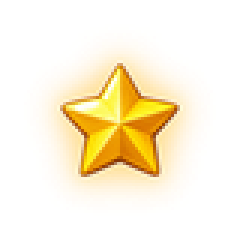
#> input picture design/constellation-stars/out1/star-a-lit@2x.png, 80 x 80 px, found by its file name (shown 3 times larger); its folder holds 3 pictures in this run
$ python compose_real.py out.png
#> lines starting #> are read from the running program, lines starting #| are printed output that depends on the picture
"""Option sheets for the realistic stars: Wormzer's card as the tab draws it, all lit /
partly lit / none lit, for the first painted try (A) and the real-sky options r1-r3.

python compose_real.py <out dir>
"""
import sys, math
sys.path.insert(0, "C:/Coding/BYMR/backyard-monsters-refitted/.claude/skills/game-art/scripts")
from PIL import Image, ImageDraw, ImageFilter, ImageChops, ImageFont
import artlib

OUT = sys.argv[1]
HERE = "C:/Coding/BYMR/worktrees/star-art/design/constellation-stars"
WEB = "C:/Coding/BYMR/worktrees/star-art/web/public"
STARS = [(95, 24), (95, 45), (52, 85), (45, 118), (73, 142), (97, 100), (133, 127), (178, 100), (145, 70), (125, 55)]
LINES = [(0, 1), (1, 2), (2, 3), (3, 4), (4, 6), (6, 7), (7, 8), (8, 9), (9, 1), (1, 5)]
FW, FH = 200, 170
SS = 4
# Each star's colour, by its number (blue-white, white, pale gold), as the game does.
TINT = ["white", "blue", "white", "gold", "blue", "white", "gold", "blue", "white", "gold"]
# Box units per picture (the card is 200 units across ~170 css px): 128 px pictures = 47 units.
REAL = {"lit": 47, "next": 47, "dim": 23.5}
PAINTED = {"lit": 32, "next": 34, "dim": 26}
TRIM = 6  # real lines stop short of each star, like a star map


def sky(w, h):
    im = Image.new("RGB", (w, h))
    px = im.load()
    a, b, c = (0x22, 0x34, 0x6e), (0x12, 0x1b, 0x3d), (0x0a, 0x10, 0x28)
    for y in range(h):
        for x in range(w):
            dd = min(1, math.hypot((x - w / 2) / (w * 0.9), y / (h * 1.6)))
            t, p, q = (dd / 0.55, a, b) if dd < 0.55 else ((dd - 0.55) / 0.45, b, c)
            px[x, y] = tuple(round(p[i] + (q[i] - p[i]) * t) for i in range(3))
    return im.convert("RGBA")


def monster(w, h):
    pic = Image.open(f"{WEB}/portraits/C13.webp").convert("RGBA")
    s = min(w / pic.width, h / pic.height)
    pic = pic.resize((round(pic.width * s), round(pic.height * s)), Image.LANCZOS)
    layer = Image.new("RGBA", (w, h), (0, 0, 0, 0))
    layer.alpha_composite(pic, ((w - pic.width) // 2, (h - pic.height) // 2))
    mask = Image.new("L", (w, h))
    mp = mask.load()
    for y in range(h):
        for x in range(w):
            dd = math.hypot((x - w / 2) / (w / 2), (y - h / 2) / (h / 2))
            mp[x, y] = 255 if dd <= 0.55 else max(0, round(255 * (1 - (dd - 0.55) / 0.45)))
    layer.putalpha(ImageChops.multiply(layer.getchannel("A"), mask).point(lambda p: round(p * 0.28)))
    return layer


CACHE = {}
def pic(path, px):
    k = (path, px)
    if k not in CACHE:
        CACHE[k] = Image.open(path).convert("RGBA").resize((px, px), Image.LANCZOS)
    return CACHE[k]


def star_file(opt, state, i):
    opt = "r1" if opt == "r1d" else opt
    if opt == "a":
        return f"{HERE}/out1/star-a-{state}@2x.png"
    if state == "lit":
        return f"{HERE}/real/out/star-{opt}-lit-{TINT[i]}@2x.png"
    return f"{HERE}/real/out/star-{opt}-{state}@2x.png"


def small_file(opt, on):
    opt = "r1" if opt == "r1d" else opt
    if opt == "a":
        return f"{HERE}/out1/star-a-{'lit' if on else 'dim'}-small@2x.png"
    return f"{HERE}/real/out/star-{opt}-{'lit' if on else 'dim'}-small@2x.png"


def card(opt, lit, nxt, width):
#> called with opt = 'a', lit = 10, width = 170
    k = width / FW
    W, H = round(FW * k), round(FH * k)
    K = k * SS
    big = Image.new("RGBA", (W * SS, H * SS), (0, 0, 0, 0))
#> big: PIL image 680x576 RGBA; every value is 0
    glow = Image.new("RGBA", big.size, (0, 0, 0, 0))
    d, gd = ImageDraw.Draw(big), ImageDraw.Draw(glow)
    for a, b in LINES:
        on = a < lit and b < lit
        (x1, y1), (x2, y2) = STARS[a], STARS[b]
        if opt != "a":
            ln = math.hypot(x2 - x1, y2 - y1)
            t = min(TRIM / ln, 0.4)
            x1, y1, x2, y2 = x1 + (x2 - x1) * t, y1 + (y2 - y1) * t, x2 - (x2 - x1) * t, y2 - (y2 - y1) * t
        p = [(x1 * K, y1 * K), (x2 * K, y2 * K)]
        if opt == "a":
            if on:
                gd.line(p, fill=(255, 200, 90, 200), width=round(5 * K))
                d.line(p, fill=(255, 226, 140, 255), width=round(1.8 * K))
            else:
                d.line(p, fill=(170, 190, 255, 50), width=round(1.2 * K))
        elif on:
            gd.line(p, fill=(255, 225, 170, 170), width=round(3.5 * K))
            d.line(p, fill=(255, 244, 222, 205), width=round(0.9 * K))
        else:
            d.line(p, fill=(170, 190, 255, 38), width=round(0.8 * K))
    glow = glow.filter(ImageFilter.GaussianBlur(2.2 * K))
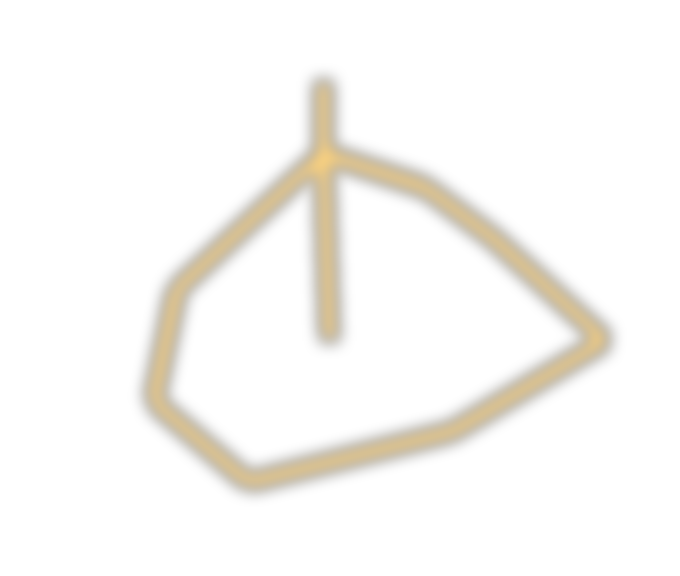
#> glow: PIL image 680x576 RGBA; mean R, G, B, A 15.2, 11.9, 5.4, 11.9; transparent parts drawn white
    glow.alpha_composite(big)
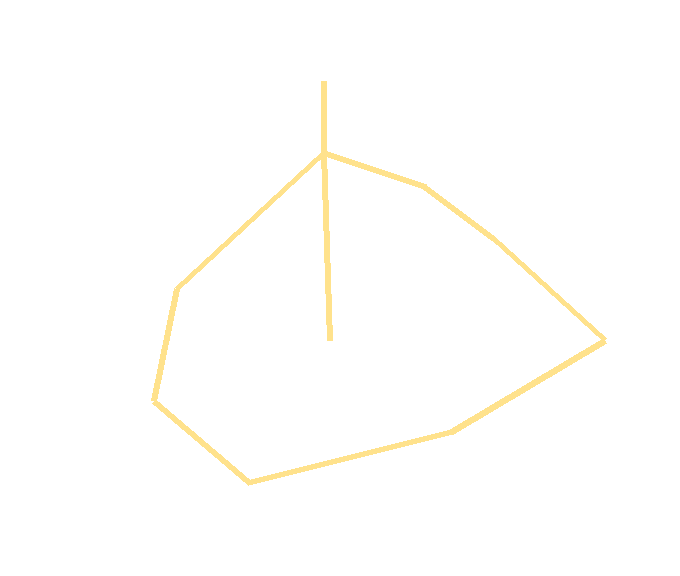
#> big: PIL image 680x576 RGBA; mean R, G, B, A 5.2, 4.6, 2.8, 5.2; transparent parts drawn white
    big = glow
    d = ImageDraw.Draw(big)
    sizes = PAINTED if opt == "a" else REAL
    for i, (x, y) in enumerate(STARS):
        state = "lit" if i < lit else "next" if i == nxt else "dim"
        px = round(sizes[state] * K)
        big.alpha_composite(pic(star_file(opt, state, i), px), (round(x * K - px / 2), round(y * K - px / 2)))
#> in pic, `return CACHE[k]`:
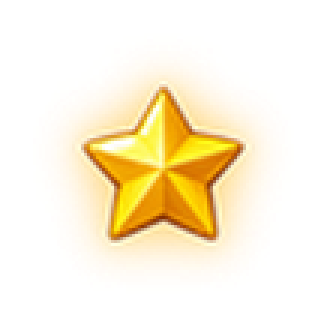
#> returned value: PIL image 109x109 RGBA (shown 3 times larger); mean R, G, B, A 128.1, 103.8, 43.2, 50.2; transparent parts drawn white
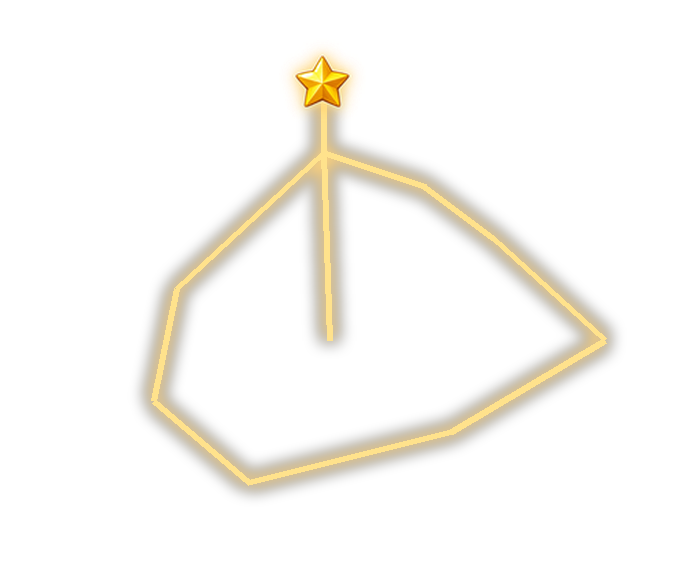
#> big: PIL image 680x576 RGBA; mean R, G, B, A 19.8, 16.2, 7.9, 15.4; transparent parts drawn white
    if nxt is not None:
        x, y = STARS[nxt]
        ty = y + 24 if y < 32 else y - 19
        tx = min(max(x, 23), FW - 23)
        d.rounded_rectangle([(tx - 22) * K, (ty - 11) * K, (tx + 22) * K, (ty + 7) * K], radius=9 * K, fill=(232, 118, 28, 255))
        f = ImageFont.truetype("C:/Windows/Fonts/seguisb.ttf", round(12 * K))
        fs = ImageFont.truetype("C:/Windows/Fonts/seguisym.ttf", round(12 * K))
        sw, nw = d.textlength("\u2605", font=fs), d.textlength("25", font=f)
        x0 = tx * K - (sw + nw) / 2
        d.text((x0, (ty - 2) * K), "\u2605", font=fs, fill="white", anchor="lm")
        d.text((x0 + sw, (ty - 2) * K), "25", font=f, fill="white", anchor="lm")
    out = sky(W, H)
#> in sky, `im = Image.new("RGB", (w, h))`: im: PIL image 170x144 RGB; every value is 0
#> in sky, `return im.convert("RGBA")`:
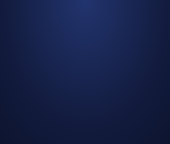
#> returned value: PIL image 170x144 RGBA; mean R, G, B, A 21.2, 32.1, 71, 255
    if opt in ("r3", "r1d"):
        out.alpha_composite(Image.open(f"{HERE}/real/out/dust@2x.png").resize((W, H), Image.LANCZOS))
    out.alpha_composite(monster(W, H))
    out.alpha_composite(big.resize((W, H), Image.LANCZOS))
    return out


def count_row(opt, lit, scale, cell_css=10):
    cell = round(cell_css * scale)
    im = Image.new("RGBA", (5 * cell, 2 * cell), (0, 0, 0, 0))
    for s in range(10):
        im.alpha_composite(pic(small_file(opt, s < lit), cell), ((s // 2) * cell, (s % 2) * cell))
    return im


def plate(opt, lit, width, scale):
    im = sky(width, round(26 * scale))
    d = ImageDraw.Draw(im)
    f = artlib.font(round(11 * scale))
    row = count_row(opt, lit, scale)
    tw, vw = d.textlength("Wormzer", font=f), d.textlength("+8%", font=f)
    x = (width - (tw + vw + row.width + 8 * scale)) / 2
    cy = im.height / 2
    d.text((x, cy), "Wormzer", font=f, fill=(232, 236, 255), anchor="lm")
    im.alpha_composite(row, (round(x + tw + 4 * scale), round(cy - row.height / 2)))
    d.text((x + tw + row.width + 8 * scale, cy), "+8%", font=f, fill=(127, 224, 143), anchor="lm")
    return im


def full(opt, lit, nxt, scale):
    w = round(170 * scale)
    c, p = card(opt, lit, nxt, w), plate(opt, lit, w, scale)
    out = Image.new("RGBA", (w, c.height + p.height), (10, 16, 40, 255))
    out.alpha_composite(c, (0, 0))
    out.alpha_composite(p, (0, c.height))
    return out


def top_bar(opt, scale):
    """The top bar's rows of 8 px stars, 4 constellations: 10, 3, 0, 6 lit."""
    rows = [count_row(opt, n, scale, 8) for n in (10, 3, 0, 6)]
    gap = round(8 * scale)
    w = sum(r.width for r in rows) + gap * 5
    im = sky(w, rows[0].height + 2 * gap)
    x = gap
    for r in rows:
        im.alpha_composite(r, (x, gap))
        x += r.width + gap
    return im


STATES = [("all 10 lit", 10, None), ("4 lit, next", 4, 4), ("none lit", 0, 0)]
OPTS = ["a", "r1", "r2", "r3", "r1d"]
NAME = {"a": "First try A (painted)", "r1": "R1: 4 rays", "r2": "R2: 6 rays (Webb)", "r3": "R3: soft bloom + star dust", "r1d": "R1 + star dust (chosen)"}

#> (the run stopped early here; a loop or call above may not have finished)
